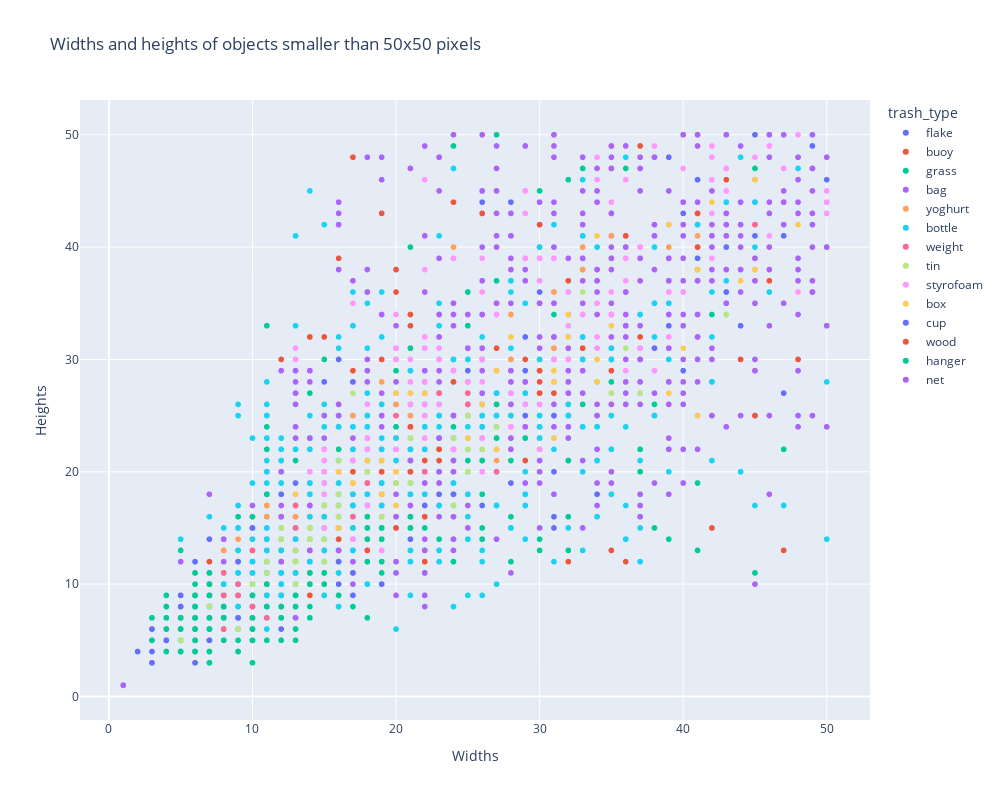

Source (notebook cell):
### Code cell
fig = px.scatter(
    trash_df[(trash_df["widths"] < 50) & (trash_df["heights"] < 50)],
    x="widths", 
    y="heights", 
    color="trash_type", 
    hover_data=["classes"],  # Show class name on hover
    title="Widths and heights of objects smaller than 50x50 pixels",
    labels={"widths": "Widths", "heights": "Heights"},
    width=1000,
    height=800
)

fig.show()

### Figure 1 — Plotly figure (JSON) as saved in the notebook; plotly's stock layout.template omitted (floating-point values rounded to 4 significant figures; data arrays with more than 128 entries replaced by an {"elided": "..."} marker saying what was removed)
{"data": [{"customdata": {"elided": "730x1 str values"}, "hovertemplate": "trash_type=flake<br>Widths=%{x}<br>Heights=%{y}<br>classes=%{customdata[0]}<extra></extra>", "legendgroup": "flake", "marker": {"color": "#636efa", "symbol": "circle"}, "mode": "markers", "name": "flake", "showlegend": true, "type": "scattergl", "x": {"elided": "730 float values"}, "xaxis": "x", "y": {"elided": "730 float values"}, "yaxis": "y"}, {"customdata": {"elided": "244x1 str values"}, "hovertemplate": "trash_type=buoy<br>Widths=%{x}<br>Heights=%{y}<br>classes=%{customdata[0]}<extra></extra>", "legendgroup": "buoy", "marker": {"color": "#EF553B", "symbol": "circle"}, "mode": "markers", "name": "buoy", "showlegend": true, "type": "scattergl", "x": {"elided": "244 float values"}, "xaxis": "x", "y": {"elided": "244 float values"}, "yaxis": "y"}, {"customdata": {"elided": "314x1 str values"}, "hovertemplate": "trash_type=grass<br>Widths=%{x}<br>Heights=%{y}<br>classes=%{customdata[0]}<extra></extra>", "legendgroup": "grass", "marker": {"color": "#00cc96", "symbol": "circle"}, "mode": "markers", "name": "grass", "showlegend": true, "type": "scattergl", "x": {"elided": "314 float values"}, "xaxis": "x", "y": {"elided": "314 float values"}, "yaxis": "y"}, {"customdata": {"elided": "585x1 str values"}, "hovertemplate": "trash_type=bag<br>Widths=%{x}<br>Heights=%{y}<br>classes=%{customdata[0]}<extra></extra>", "legendgroup": "bag", "marker": {"color": "#ab63fa", "symbol": "circle"}, "mode": "markers", "name": "bag", "showlegend": true, "type": "scattergl", "x": {"elided": "585 float values"}, "xaxis": "x", "y": {"elided": "585 float values"}, "yaxis": "y"}, {"customdata": [["yoghurt_PS_white"], ["yoghurt_PS_white"], ["yoghurt_PS_white"], ["yoghurt_PS_white"], ["yoghurt_PS_white"], ["yoghurt_PS_white"], ["yoghurt_PS_white"], ["yoghurt_PS_white"], ["yoghurt_PS_white"], ["yoghurt_PS_white"], ["yoghurt_PS_white"], ["yoghurt_PS_white"], ["yoghurt_PS_white"], ["yoghurt_PS_white"], ["yoghurt_PS_white"], ["yoghurt_PS_white"], ["yoghurt_PS_white"], ["yoghurt_PS_white"], ["yoghurt_PS_white"], ["yoghurt_PS_white"], ["yoghurt_PS_white"], ["yoghurt_PS_white"], ["yoghurt_PS_white"], ["yoghurt_PS_white"], ["yoghurt_PS_white"], ["yoghurt_PS_white"], ["yoghurt_PS_white"], ["yoghurt_PS_white"], ["yoghurt_PS_white"], ["yoghurt_PS_white"], ["yoghurt_PS_white"], ["yoghurt_PS_white"], ["yoghurt_PS_white"], ["yoghurt_PS_white"], ["yoghurt_PS_white"], ["yoghurt_PS_white"], ["yoghurt_PS_white"], ["yoghurt_PS_white"], ["yoghurt_PS_white"], ["yoghurt_PS_white"], ["yoghurt_PS_white"], ["yoghurt_PS_white"], ["yoghurt_PS_white"], ["yoghurt_PS_white"], ["yoghurt_PS_white"], ["yoghurt_PS_white"]], "hovertemplate": "trash_type=yoghurt<br>Widths=%{x}<br>Heights=%{y}<br>classes=%{customdata[0]}<extra></extra>", "legendgroup": "yoghurt", "marker": {"color": "#FFA15A", "symbol": "circle"}, "mode": "markers", "name": "yoghurt", "showlegend": true, "type": "scattergl", "x": [45.0, 31.0, 33.0, 24.0, 31.0, 27.0, 28.0, 21.0, 35.0, 33.0, 39.0, 29.0, 41.0, 22.0, 17.0, 15.0, 11.0, 19.0, 18.0, 19.0, 19.0, 19.0, 28.0, 20.0, 17.0, 14.0, 23.0, 17.0, 10.0, 15.0, 15.0, 14.0, 16.0, 14.0, 13.0, 11.0, 11.0, 13.0, 15.0, 10.0, 9.0, 7.999, 10.0, 14.0, 9.0, 13.0], "xaxis": "x", "y": [42.0, 36.0, 40.0, 40.0, 31.0, 21.0, 34.0, 25.0, 41.0, 38.0, 40.0, 27.0, 41.0, 25.0, 25.0, 20.0, 16.0, 16.0, 25.0, 28.0, 26.0, 26.0, 30.0, 26.0, 16.0, 15.0, 25.0, 21.0, 13.0, 22.0, 19.0, 20.0, 21.0, 19.0, 16.0, 17.0, 17.0, 13.0, 16.0, 14.0, 8.999, 13.0, 11.0, 18.0, 14.0, 15.0], "yaxis": "y"}, {"customdata": {"elided": "301x1 str values"}, "hovertemplate": "trash_type=bottle<br>Widths=%{x}<br>Heights=%{y}<br>classes=%{customdata[0]}<extra></extra>", "legendgroup": "bottle", "marker": {"color": "#19d3f3", "symbol": "circle"}, "mode": "markers", "name": "bottle", "showlegend": true, "type": "scattergl", "x": {"elided": "301 float values"}, "xaxis": "x", "y": {"elided": "301 float values"}, "yaxis": "y"}, {"customdata": [["weight_metal_silver"], ["weight_metal_silver"], ["weight_metal_silver"], ["weight_metal_silver"], ["weight_metal_silver"], ["weight_metal_silver"], ["weight_metal_silver"], ["weight_metal_silver"], ["weight_metal_silver"], ["weight_metal_silver"], ["weight_metal_silver"], ["weight_metal_silver"], ["weight_metal_silver"], ["weight_metal_silver"], ["weight_metal_silver"], ["weight_metal_silver"], ["weight_metal_silver"], ["weight_metal_silver"], ["weight_metal_silver"], ["weight_metal_silver"], ["weight_metal_silver"], ["weight_metal_silver"], ["weight_metal_silver"], ["weight_metal_silver"], ["weight_metal_silver"], ["weight_metal_silver"], ["weight_metal_silver"], ["weight_metal_silver"], ["weight_metal_silver"], ["weight_metal_silver"], ["weight_metal_silver"]], "hovertemplate": "trash_type=weight<br>Widths=%{x}<br>Heights=%{y}<br>classes=%{customdata[0]}<extra></extra>", "legendgroup": "weight", "marker": {"color": "#FF6692", "symbol": "circle"}, "mode": "markers", "name": "weight", "showlegend": true, "type": "scattergl", "x": [45.0, 25.0, 27.0, 19.0, 20.0, 25.0, 20.0, 19.0, 23.0, 18.0, 14.0, 13.0, 13.0, 13.0, 15.0, 17.0, 22.0, 18.0, 17.0, 10.0, 9.0, 13.0, 16.0, 10.0, 7.999, 13.0, 7.999, 11.0, 9.0, 7.999, 9.0], "xaxis": "x", "y": [42.0, 27.0, 20.0, 18.0, 25.0, 26.0, 31.0, 18.0, 27.0, 19.0, 14.0, 13.0, 13.0, 13.0, 17.0, 16.0, 20.0, 22.0, 16.0, 13.0, 9.0, 17.0, 17.0, 8.001, 11.0, 15.0, 8.999, 7.0, 6.0, 6.0, 10.0], "yaxis": "y"}, {"customdata": [["tin_AL_silver"], ["tin_AL_silver"], ["tin_AL_silver"], ["tin_AL_silver"], ["tin_AL_silver"], ["tin_AL_silver"], ["tin_AL_silver"], ["tin_AL_silver"], ["tin_AL_silver"], ["tin_AL_silver"], ["tin_AL_silver"], ["tin_AL_silver"], ["tin_AL_silver"], ["tin_AL_silver"], ["tin_AL_silver"], ["tin_AL_silver"], ["tin_AL_silver"], ["tin_AL_silver"], ["tin_AL_silver"], ["tin_AL_silver"], ["tin_AL_silver"], ["tin_AL_silver"], ["tin_AL_silver"], ["tin_AL_silver"], ["tin_AL_silver"], ["tin_AL_silver"], ["tin_AL_silver"], ["tin_AL_silver"], ["tin_AL_silver"], ["tin_AL_silver"], ["tin_AL_silver"], ["tin_AL_silver"], ["tin_AL_silver"], ["tin_AL_silver"], ["tin_AL_silver"], ["tin_AL_silver"], ["tin_AL_silver"], ["tin_AL_silver"], ["tin_AL_silver"], ["tin_AL_silver"], ["tin_AL_silver"], ["tin_AL_silver"], ["tin_AL_silver"], ["tin_AL_silver"], ["tin_AL_silver"], ["tin_AL_silver"], ["tin_AL_silver"], ["tin_AL_silver"], ["tin_AL_silver"], ["tin_AL_silver"], ["tin_AL_silver"]], "hovertemplate": "trash_type=tin<br>Widths=%{x}<br>Heights=%{y}<br>classes=%{customdata[0]}<extra></extra>", "legendgroup": "tin", "marker": {"color": "#B6E880", "symbol": "circle"}, "mode": "markers", "name": "tin", "showlegend": true, "type": "scattergl", "x": [32.0, 37.0, 33.0, 43.0, 26.0, 34.0, 32.0, 36.0, 32.0, 26.0, 35.0, 25.0, 21.0, 20.0, 17.0, 20.0, 24.0, 21.0, 21.0, 24.0, 18.0, 25.0, 27.0, 12.0, 15.0, 19.0, 16.0, 17.0, 18.0, 15.0, 16.0, 16.0, 25.0, 16.0, 16.0, 13.0, 12.0, 14.0, 14.0, 13.0, 14.0, 11.0, 9.0, 10.0, 15.0, 10.0, 7.001, 11.0, 4.999, 13.0, 11.0], "xaxis": "x", "y": [36.0, 27.0, 36.0, 34.0, 22.0, 35.0, 33.0, 31.0, 36.0, 20.0, 27.0, 22.0, 19.0, 19.0, 27.0, 20.0, 17.0, 23.0, 23.0, 23.0, 17.0, 25.0, 24.0, 15.0, 12.0, 16.0, 21.0, 19.0, 20.0, 17.0, 18.0, 16.0, 20.0, 17.0, 16.0, 13.0, 14.0, 14.0, 14.0, 10.0, 15.0, 11.0, 6.0, 10.0, 14.0, 10.0, 8.001, 12.0, 5.001, 12.0, 11.0], "yaxis": "y"}, {"customdata": [["styrofoam_PS_white"], ["styrofoam_PS_white"], ["styrofoam_PS_white"], ["styrofoam_PS_white"], ["styrofoam_PS_white"], ["styrofoam_PS_white"], ["styrofoam_PS_black"], ["styrofoam_PS_white"], ["styrofoam_PS_white"], ["styrofoam_PS_white"], ["styrofoam_PS_black"], ["styrofoam_PS_black"], ["styrofoam_PS_white"], ["styrofoam_PS_white"], ["styrofoam_PS_black"], ["styrofoam_PS_white"], ["styrofoam_PS_white"], ["styrofoam_PS_white"], ["styrofoam_PS_white"], ["styrofoam_PS_black"], ["styrofoam_PS_white"], ["styrofoam_PS_white"], ["styrofoam_PS_white"], ["styrofoam_PS_white"], ["styrofoam_PS_white"], ["styrofoam_PS_white"], ["styrofoam_PS_black"], ["styrofoam_PS_white"], ["styrofoam_PS_black"], ["styrofoam_PS_white"], ["styrofoam_PS_white"], ["styrofoam_PS_black"], ["styrofoam_PS_black"], ["styrofoam_PS_black"], ["styrofoam_PS_black"], ["styrofoam_PS_black"], ["styrofoam_PS_white"], ["styrofoam_PS_black"], ["styrofoam_PS_white"], ["styrofoam_PS_black"], ["styrofoam_PS_black"], ["styrofoam_PS_white"], ["styrofoam_PS_black"], ["styrofoam_PS_black"], ["styrofoam_PS_white"], ["styrofoam_PS_black"], ["styrofoam_PS_black"], ["styrofoam_PS_white"], ["styrofoam_PS_white"], ["styrofoam_PS_black"], ["styrofoam_PS_white"], ["styrofoam_PS_black"], ["styrofoam_PS_white"], ["styrofoam_PS_white"], ["styrofoam_PS_black"], ["styrofoam_PS_black"], ["styrofoam_PS_black"], ["styrofoam_PS_black"], ["styrofoam_PS_black"], ["styrofoam_PS_black"], ["styrofoam_PS_white"], ["styrofoam_PS_black"], ["styrofoam_PS_white"], ["styrofoam_PS_black"], ["styrofoam_PS_white"], ["styrofoam_PS_black"], ["styrofoam_PS_white"], ["styrofoam_PS_white"], ["styrofoam_PS_black"], ["styrofoam_PS_black"], ["styrofoam_PS_white"], ["styrofoam_PS_black"], ["styrofoam_PS_black"], ["styrofoam_PS_black"], ["styrofoam_PS_white"], ["styrofoam_PS_black"], ["styrofoam_PS_white"], ["styrofoam_PS_black"], ["styrofoam_PS_black"], ["styrofoam_PS_black"], ["styrofoam_PS_white"], ["styrofoam_PS_black"], ["styrofoam_PS_white"], ["styrofoam_PS_black"], ["styrofoam_PS_black"], ["styrofoam_PS_black"], ["styrofoam_PS_black"], ["styrofoam_PS_white"], ["styrofoam_PS_black"], ["styrofoam_PS_black"], ["styrofoam_PS_white"], ["styrofoam_PS_black"], ["styrofoam_PS_white"], ["styrofoam_PS_black"], ["styrofoam_PS_white"], ["styrofoam_PS_white"], ["styrofoam_PS_black"], ["styrofoam_PS_black"], ["styrofoam_PS_white"], ["styrofoam_PS_black"], ["styrofoam_PS_white"], ["styrofoam_PS_black"], ["styrofoam_PS_black"], ["styrofoam_PS_black"], ["styrofoam_PS_white"], ["styrofoam_PS_black"], ["styrofoam_PS_white"], ["styrofoam_PS_white"], ["styrofoam_PS_black"], ["styrofoam_PS_white"], ["styrofoam_PS_white"], ["styrofoam_PS_black"], ["styrofoam_PS_black"], ["styrofoam_PS_white"], ["styrofoam_PS_black"], ["styrofoam_PS_black"]], "hovertemplate": "trash_type=styrofoam<br>Widths=%{x}<br>Heights=%{y}<br>classes=%{customdata[0]}<extra></extra>", "legendgroup": "styrofoam", "marker": {"color": "#FF97FF", "symbol": "circle"}, "mode": "markers", "name": "styrofoam", "showlegend": true, "type": "scattergl", "x": [45.0, 42.0, 38.0, 34.0, 34.0, 24.0, 42.0, 29.0, 27.0, 33.0, 36.0, 22.0, 34.0, 27.0, 38.0, 37.0, 30.0, 29.0, 26.0, 50.0, 36.0, 30.0, 40.0, 31.0, 21.0, 22.0, 26.0, 21.0, 29.0, 30.0, 23.0, 40.0, 32.0, 39.0, 24.0, 48.0, 23.0, 46.0, 23.0, 35.0, 47.0, 26.0, 50.0, 43.0, 21.0, 48.0, 34.0, 20.0, 26.0, 50.0, 22.0, 43.0, 26.0, 27.0, 42.0, 46.0, 50.0, 26.0, 36.0, 22.0, 20.0, 19.0, 27.0, 42.0, 20.0, 17.0, 19.0, 18.0, 28.0, 39.0, 22.0, 36.0, 20.0, 37.0, 22.0, 31.0, 18.0, 29.0, 42.0, 39.0, 18.0, 35.0, 18.0, 13.0, 26.0, 19.0, 22.0, 15.0, 20.0, 13.0, 16.0, 35.0, 20.0, 36.0, 17.0, 24.0, 32.0, 29.0, 14.0, 22.0, 15.0, 22.0, 32.0, 31.0, 20.0, 34.0, 17.0, 15.0, 30.0, 15.0, 18.0, 28.0, 15.0, 18.0, 25.0, 15.0], "xaxis": "x", "y": [48.0, 49.0, 49.0, 46.0, 48.0, 39.0, 48.0, 39.0, 34.0, 34.0, 46.0, 46.0, 31.0, 34.0, 29.0, 31.0, 39.0, 43.0, 36.0, 43.0, 41.0, 37.0, 36.0, 39.0, 30.0, 25.0, 43.0, 26.0, 45.0, 26.0, 26.0, 47.0, 36.0, 36.0, 29.0, 50.0, 30.0, 41.0, 31.0, 44.0, 47.0, 28.0, 44.0, 47.0, 28.0, 36.0, 35.0, 30.0, 23.0, 45.0, 28.0, 45.0, 30.0, 22.0, 46.0, 49.0, 45.0, 39.0, 29.0, 38.0, 17.0, 13.0, 22.0, 43.0, 20.0, 35.0, 21.0, 23.0, 27.0, 36.0, 23.0, 37.0, 34.0, 40.0, 23.0, 28.0, 23.0, 39.0, 39.0, 32.0, 26.0, 34.0, 22.0, 31.0, 20.0, 30.0, 32.0, 22.0, 31.0, 30.0, 20.0, 36.0, 22.0, 39.0, 14.0, 22.0, 33.0, 26.0, 20.0, 31.0, 21.0, 26.0, 30.0, 30.0, 17.0, 32.0, 21.0, 19.0, 22.0, 20.0, 17.0, 24.0, 15.0, 17.0, 28.0, 18.0], "yaxis": "y"}, {"customdata": [["box_PET_transparent"], ["box_PET_transparent"], ["box_PET_transparent"], ["box_PET_transparent"], ["box_PET_transparent"], ["box_PET_transparent"], ["box_PET_transparent"], ["box_PET_transparent"], ["box_PET_transparent"], ["box_PET_transparent"], ["box_PET_transparent"], ["box_PET_transparent"], ["box_PET_transparent"], ["box_PET_transparent"], ["box_PET_transparent"], ["box_PET_transparent"], ["box_PET_transparent"], ["box_PET_transparent"], ["box_PET_transparent"], ["box_PET_transparent"], ["box_PET_transparent"], ["box_PET_transparent"], ["box_PET_transparent"], ["box_PET_transparent"], ["box_PET_transparent"], ["box_PET_transparent"], ["box_PET_transparent"], ["box_PET_transparent"], ["box_PET_transparent"], ["box_PET_transparent"], ["box_PET_transparent"], ["box_PET_transparent"], ["box_PET_transparent"], ["box_PET_transparent"], ["box_PET_transparent"], ["box_PET_transparent"], ["box_PET_transparent"], ["box_PET_transparent"]], "hovertemplate": "trash_type=box<br>Widths=%{x}<br>Heights=%{y}<br>classes=%{customdata[0]}<extra></extra>", "legendgroup": "box", "marker": {"color": "#FECB52", "symbol": "circle"}, "mode": "markers", "name": "box", "showlegend": true, "type": "scattergl", "x": [45.0, 45.0, 41.0, 41.0, 27.0, 32.0, 35.0, 39.0, 28.0, 32.0, 34.0, 42.0, 48.0, 22.0, 20.0, 44.0, 34.0, 40.0, 20.0, 31.0, 31.0, 21.0, 27.0, 27.0, 25.0, 16.0, 18.0, 26.0, 39.0, 31.0, 16.0, 20.0, 34.0, 13.0, 20.0, 19.0, 19.0, 17.0], "xaxis": "x", "y": [38.0, 46.0, 25.0, 38.0, 29.0, 34.0, 33.0, 42.0, 32.0, 32.0, 41.0, 44.0, 42.0, 27.0, 27.0, 37.0, 30.0, 31.0, 20.0, 29.0, 23.0, 27.0, 22.0, 29.0, 23.0, 20.0, 21.0, 26.0, 27.0, 28.0, 15.0, 17.0, 28.0, 18.0, 17.0, 21.0, 18.0, 19.0], "yaxis": "y"}, {"customdata": [["cup_PP_transparent"], ["cup_PP_transparent"], ["cup_PP_transparent"], ["cup_PP_transparent"], ["cup_PP_transparent"], ["cup_PP_transparent"], ["cup_PP_transparent"]], "hovertemplate": "trash_type=cup<br>Widths=%{x}<br>Heights=%{y}<br>classes=%{customdata[0]}<extra></extra>", "legendgroup": "cup", "marker": {"color": "#636efa", "symbol": "circle"}, "mode": "markers", "name": "cup", "showlegend": true, "type": "scattergl", "x": [40.0, 21.0, 24.0, 24.0, 19.0, 17.0, 10.0], "xaxis": "x", "y": [29.0, 14.0, 18.0, 18.0, 10.0, 11.0, 15.0], "yaxis": "y"}, {"customdata": [["wood_wood_brown"], ["wood_wood_brown"], ["wood_wood_brown"], ["wood_wood_brown"], ["wood_wood_brown"], ["wood_wood_brown"], ["wood_wood_brown"], ["wood_wood_brown"], ["wood_wood_brown"], ["wood_wood_brown"], ["wood_wood_brown"], ["wood_wood_brown"], ["wood_wood_brown"], ["wood_wood_brown"], ["wood_wood_brown"], ["wood_wood_brown"], ["wood_wood_brown"], ["wood_wood_brown"], ["wood_wood_brown"], ["wood_wood_brown"], ["wood_wood_brown"], ["wood_wood_brown"], ["wood_wood_brown"], ["wood_wood_brown"], ["wood_wood_brown"], ["wood_wood_brown"], ["wood_wood_brown"], ["wood_wood_brown"], ["wood_wood_brown"], ["wood_wood_brown"]], "hovertemplate": "trash_type=wood<br>Widths=%{x}<br>Heights=%{y}<br>classes=%{customdata[0]}<extra></extra>", "legendgroup": "wood", "marker": {"color": "#EF553B", "symbol": "circle"}, "mode": "markers", "name": "wood", "showlegend": true, "type": "scattergl", "x": [47.0, 44.0, 36.0, 24.0, 30.0, 17.0, 41.0, 42.0, 45.0, 36.0, 26.0, 46.0, 21.0, 16.0, 20.0, 48.0, 19.0, 20.0, 36.0, 27.0, 24.0, 21.0, 17.0, 32.0, 15.0, 20.0, 31.0, 14.0, 35.0, 12.0], "xaxis": "x", "y": [13.0, 30.0, 40.0, 44.0, 42.0, 48.0, 40.0, 15.0, 25.0, 41.0, 43.0, 37.0, 33.0, 39.0, 36.0, 30.0, 30.0, 38.0, 12.0, 31.0, 28.0, 34.0, 29.0, 12.0, 32.0, 15.0, 27.0, 32.0, 13.0, 30.0], "yaxis": "y"}, {"customdata": [["hanger_PP_red"], ["hanger_PP_red"], ["hanger_PP_red"], ["hanger_PP_red"], ["hanger_PP_red"]], "hovertemplate": "trash_type=hanger<br>Widths=%{x}<br>Heights=%{y}<br>classes=%{customdata[0]}<extra></extra>", "legendgroup": "hanger", "marker": {"color": "#00cc96", "symbol": "circle"}, "mode": "markers", "name": "hanger", "showlegend": true, "type": "scattergl", "x": [32.0, 27.0, 21.0, 32.0, 28.0], "xaxis": "x", "y": [46.0, 37.0, 31.0, 21.0, 21.0], "yaxis": "y"}, {"customdata": [["net_PP_transparent"], ["net_PP_transparent"], ["net_PP_transparent"], ["net_PP_transparent"]], "hovertemplate": "trash_type=net<br>Widths=%{x}<br>Heights=%{y}<br>classes=%{customdata[0]}<extra></extra>", "legendgroup": "net", "marker": {"color": "#ab63fa", "symbol": "circle"}, "mode": "markers", "name": "net", "showlegend": true, "type": "scattergl", "x": [38.0, 36.0, 30.0, 30.0], "xaxis": "x", "y": [41.0, 40.0, 35.0, 35.0], "yaxis": "y"}], "layout": {"height": 800, "legend": {"title": {"text": "trash_type"}, "tracegroupgap": 0}, "title": {"text": "Widths and heights of objects smaller than 50x50 pixels"}, "width": 1000, "xaxis": {"anchor": "y", "domain": [0, 1], "title": {"text": "Widths"}}, "yaxis": {"anchor": "x", "domain": [0, 1], "title": {"text": "Heights"}}}}
